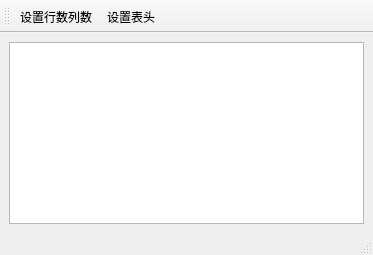
<?xml version="1.0" encoding="UTF-8"?>
<ui version="4.0">
 <class>QFormTable</class>
 <widget class="QMainWindow" name="QFormTable">
  <property name="geometry">
   <rect>
    <x>0</x>
    <y>0</y>
    <width>373</width>
    <height>255</height>
   </rect>
  </property>
  <property name="windowTitle">
   <string>MainWindow</string>
  </property>
  <widget class="QWidget" name="centralwidget">
   <layout class="QGridLayout" name="gridLayout">
    <item row="0" column="0">
     <widget class="QTableView" name="tableView"/>
    </item>
   </layout>
  </widget>
  <widget class="QMenuBar" name="menubar">
   <property name="geometry">
    <rect>
     <x>0</x>
     <y>0</y>
     <width>373</width>
     <height>17</height>
    </rect>
   </property>
  </widget>
  <widget class="QStatusBar" name="statusbar"/>
  <widget class="QToolBar" name="toolBar">
   <property name="windowTitle">
    <string>toolBar</string>
   </property>
   <property name="toolButtonStyle">
    <enum>Qt::ToolButtonTextUnderIcon</enum>
   </property>
   <attribute name="toolBarArea">
    <enum>TopToolBarArea</enum>
   </attribute>
   <attribute name="toolBarBreak">
    <bool>false</bool>
   </attribute>
   <addaction name="actColRow"/>
   <addaction name="actTitle"/>
  </widget>
  <action name="actColRow">
   <property name="icon">
    <iconset resource="res.qrc">
     <normaloff>:/images/QFormTable/rowColumn.png</normaloff>:/images/QFormTable/rowColumn.png</iconset>
   </property>
   <property name="text">
    <string>设置行数列数</string>
   </property>
   <property name="menuRole">
    <enum>QAction::NoRole</enum>
   </property>
  </action>
  <action name="actTitle">
   <property name="icon">
    <iconset resource="res.qrc">
     <normaloff>:/images/QFormTable/title.png</normaloff>:/images/QFormTable/title.png</iconset>
   </property>
   <property name="text">
    <string>设置表头</string>
   </property>
   <property name="menuRole">
    <enum>QAction::NoRole</enum>
   </property>
  </action>
 </widget>
 <resources>
  <include location="res.qrc"/>
 </resources>
 <connections/>
</ui>
